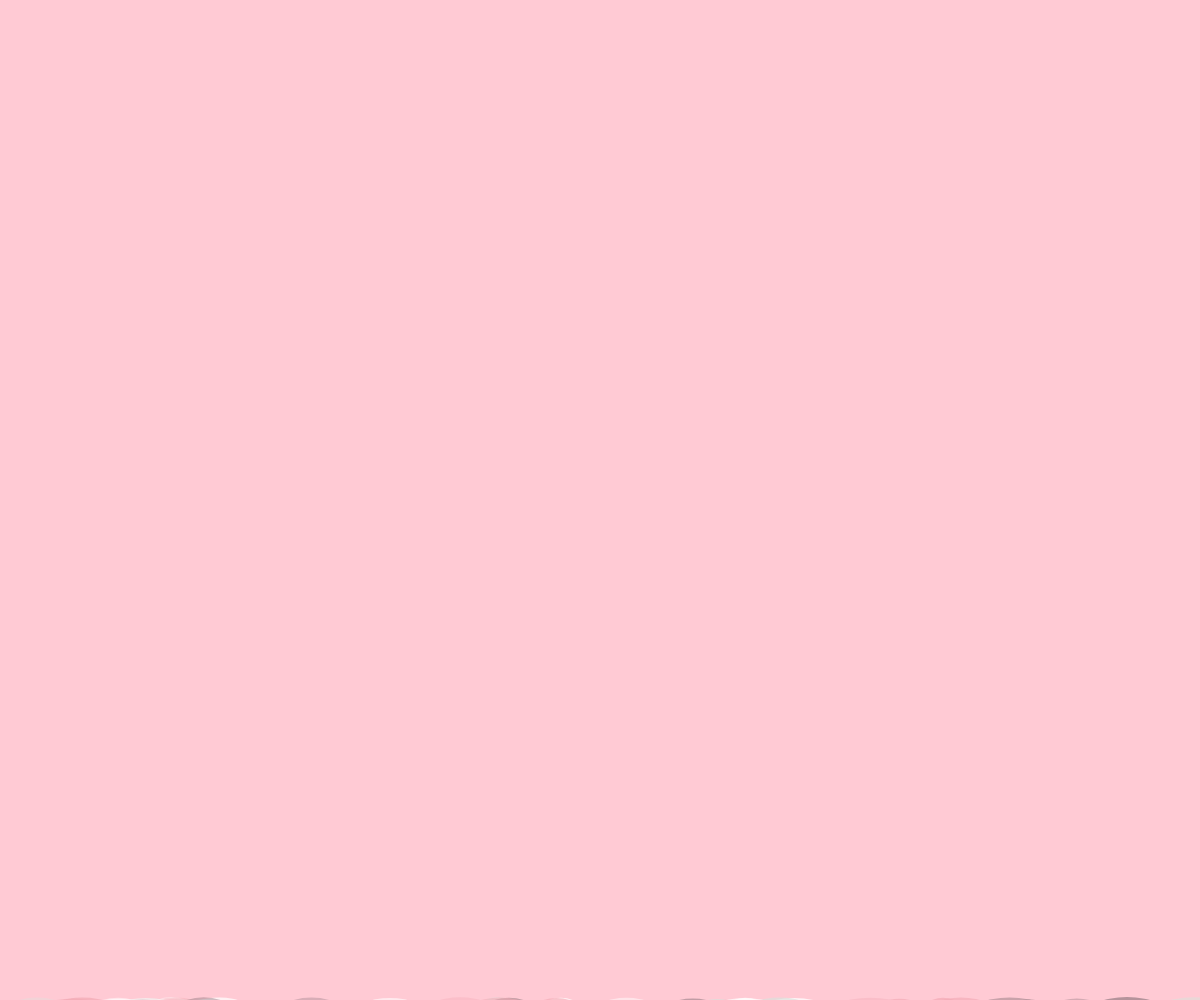
Frame 1 (no input)
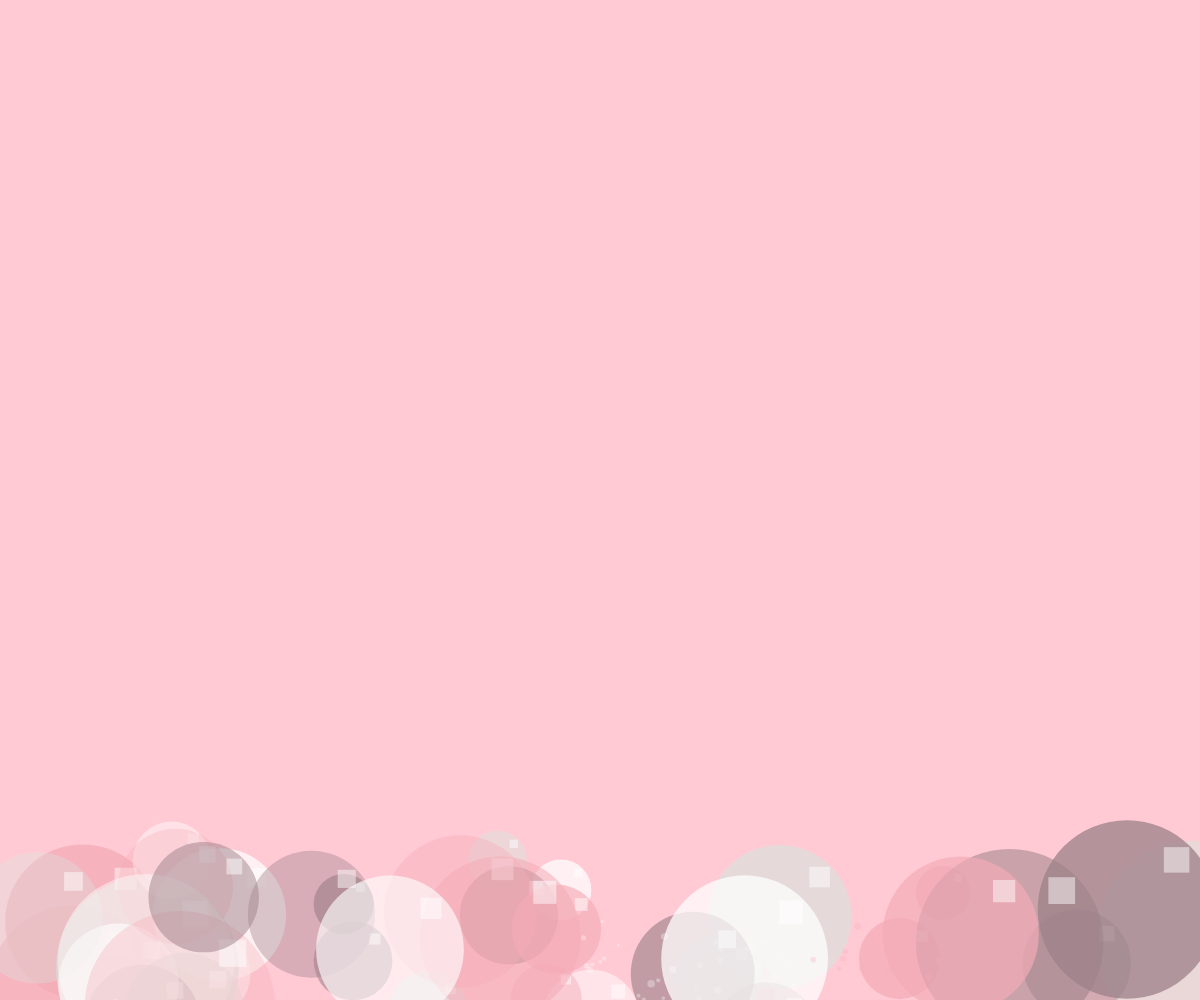
Frame 60 (no input)
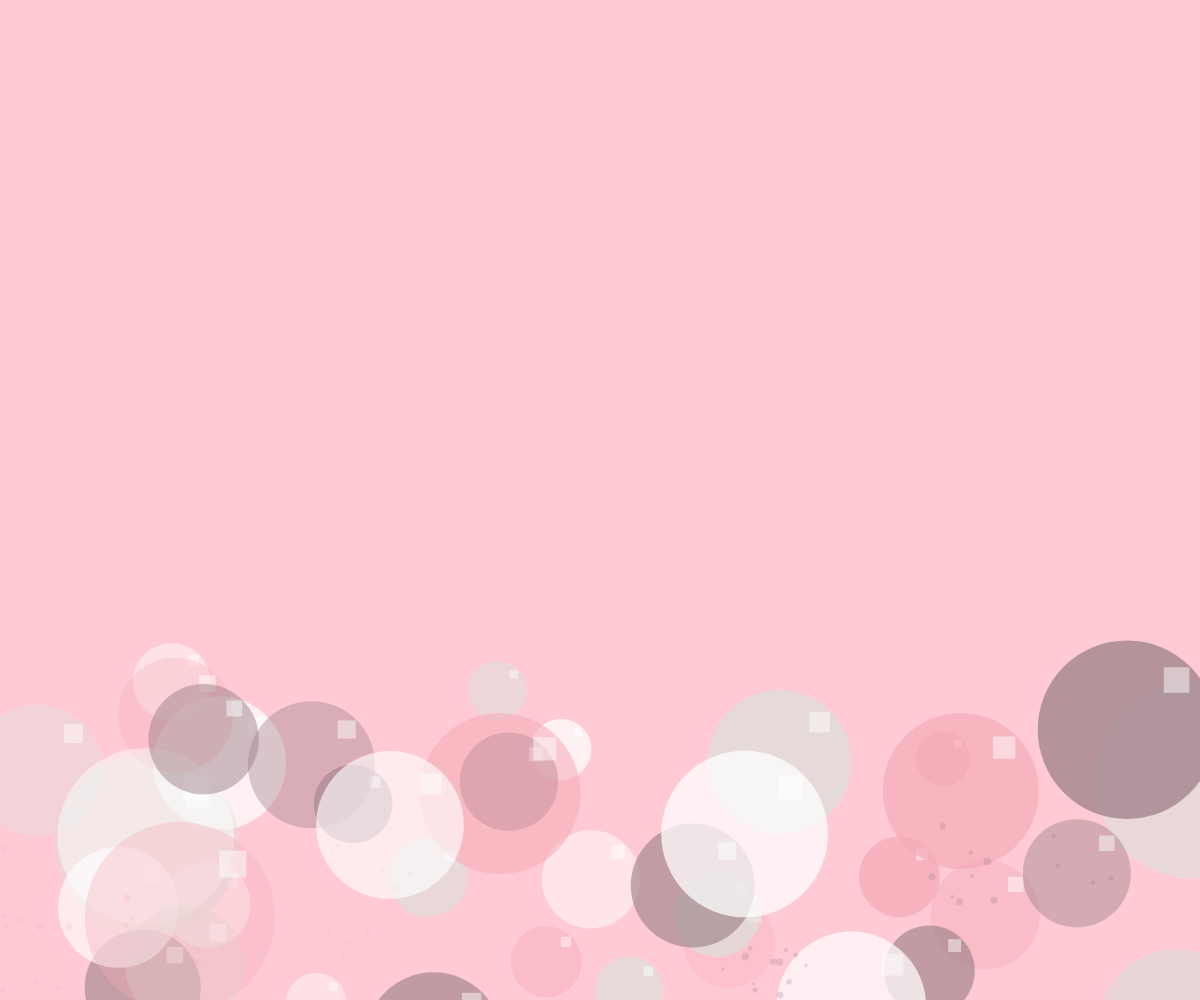
Frame 120 (the mouse pressed at the canvas centre since frame 60)

The p5.js sketch that drew these frames (run headless with seeded random() and noise() and a simulated clock; from frame 60 on, the mouse is pressed at the canvas centre):

// p5.js sketch
// ── sketch.js
//學習7程式碼所在
//學習5程式碼所在
let circles = []; // 儲存所有圓形物件的陣列
const colors = ['#d8e2dc', '#ffffff', '#f4acb7', '#9d8189']; // 圓形可用的顏色

// --- 新增：管理爆破粒子的陣列與參數 ---
let bursts = [];
const POP_CHANCE = 0.002; // 每個圓每一幀被炸裂的機率（可調整）
// --- 新增結束 ---

function setup() {
  createCanvas(windowWidth, windowHeight); // 建立全螢幕畫布
  background('#ffcad4'); // 設定畫布顏色

  // 初始化 30 個圓形物件
  for (let i = 0; i < 40; i++) {
    circles.push(new Circle());
  }
}

function draw() {
  // 為了看到圓形在移動，我們每次繪製時都要重新繪製背景，
  // 否則會留下殘影。
  background('#ffcad4');

  // 迭代並更新/顯示每個圓形
  for (let circle of circles) {
    circle.update();
    circle.display();
  }

  // --- 新增：更新並顯示爆破粒子 ---
  for (let i = bursts.length - 1; i >= 0; i--) {
    bursts[i].update();
    bursts[i].display();
    if (bursts[i].isDead()) {
      bursts.splice(i, 1);
    }
  }
  // --- 新增結束 ---
}

// 當視窗大小改變時，重新調整畫布大小
function windowResized() {
  resizeCanvas(windowWidth, windowHeight);
  background('#ffcad4'); // 重新設定背景
}

// 定義一個 Circle 類別來管理每個圓形的屬性
class Circle {
  constructor() {
    this.reset();
  }

  // 設定或重設圓形的初始屬性
  reset() {
    // 隨機選擇一個顏色
    this.color = random(colors);
    
    // 隨機設定大小 (直徑)
    this.diameter = random(50, 200);
    
    // 圓形從畫布底部開始
    this.x = random(width);
    this.y = height + this.diameter / 2; 
    
    // 隨機設定向上漂浮的速度 (速度越快，值越大)
    this.speed = random(0.5, 3); 
    
    // 隨機設定透明度 (0 到 255)
    this.alpha = random(80, 200);
  }

  // 更新圓形的位置
  update() {
    this.y -= this.speed; // 向上移動

    // --- 新增：隨機爆破觸發 ---
    if (random() < POP_CHANCE) {
      this.explode();
      // 立刻重設到畫布底部重新生成氣球
      this.reset();
      this.x = random(width);
      this.y = height + this.diameter / 2;
      return;
    }
    // --- 新增結束 ---

    // 如果圓形完全漂浮到畫布頂部上方，就將其重設到畫布底部
    if (this.y < -this.diameter / 2) {
      this.reset();
      // 為了讓它們在畫布底部有隨機的起始位置，
      // 我們重新設定 x 座標，但保留其他屬性。
      this.x = random(width);
      this.y = height + this.diameter / 2;
    }
  }

  // 爆裂：生成多個爆破粒子
  explode() {
    // 粒子數量與圓大小相關
    let count = floor(random(12, 28));
    for (let i = 0; i < count; i++) {
      let angle = random(TWO_PI);
      // 粒子速度依直徑而定（大氣球碎片飛更遠）
      let speed = random(1, map(this.diameter, 50, 200, 2, 6));
      let vx = cos(angle) * speed;
      let vy = sin(angle) * speed;
      bursts.push(new BurstParticle(this.x, this.y, vx, vy, this.color, this.alpha));
    }
  }

  // 繪製圓形
  display() {
    noStroke(); // 無邊框
    
    // 為了使用透明度，我們需要將顏色轉換為 p5.js 的 color() 物件
    let c = color(this.color);
    c.setAlpha(this.alpha); // 設定透明度
    fill(c);
    
    // 繪製圓形
    ellipse(this.x, this.y, this.diameter, this.diameter);

    // --- 新增：在圓右上方繪製白色透明方形 ---
    let squareSize = this.diameter / 7;
    // 讓方形中心點在圓右上1/4半徑處，確保方形完全在圓內
    let offset = (this.diameter / 2) - (squareSize / 2);
    // 再往圓心方向縮小 1/4 方形邊長，確保不會超出圓邊
    let safeOffset = offset - squareSize / 4;
    let squareX = this.x + safeOffset * cos(PI / 4);
    let squareY = this.y - safeOffset * sin(PI / 4);

    // 設定白色且透明
    let squareColor = color(255, 255, 255, 120); // 120為透明度，可自行調整
    fill(squareColor);
    noStroke();
    rectMode(CENTER);
    rect(squareX, squareY, squareSize, squareSize);
    // --- 新增結束 ---
  }
}

// --- 新增：爆破粒子類別 ---
class BurstParticle {
  constructor(x, y, vx, vy, col, baseAlpha) {
    this.x = x;
    this.y = y;
    this.vx = vx;
    this.vy = vy;
    this.col = col;
    this.baseAlpha = baseAlpha || 200;
    this.lifespan = 255;
    this.size = random(3, 8);
  }

  update() {
    this.x += this.vx;
    this.y += this.vy;
    // 微小重力與摩擦，讓碎片稍微下墜並漸停
    this.vy += 0.06;
    this.vx *= 0.99;
    this.vy *= 0.995;
    this.lifespan -= 6; // 漸隱速度
  }

  display() {
    noStroke();
    let c = color(this.col);
    // 根據剩餘壽命調整透明度
    let a = (this.lifespan / 255) * this.baseAlpha;
    c.setAlpha(max(0, a));
    fill(c);
    ellipse(this.x, this.y, this.size, this.size);
  }

  isDead() {
    return this.lifespan <= 0 || this.y > height + 50;
  }
}
